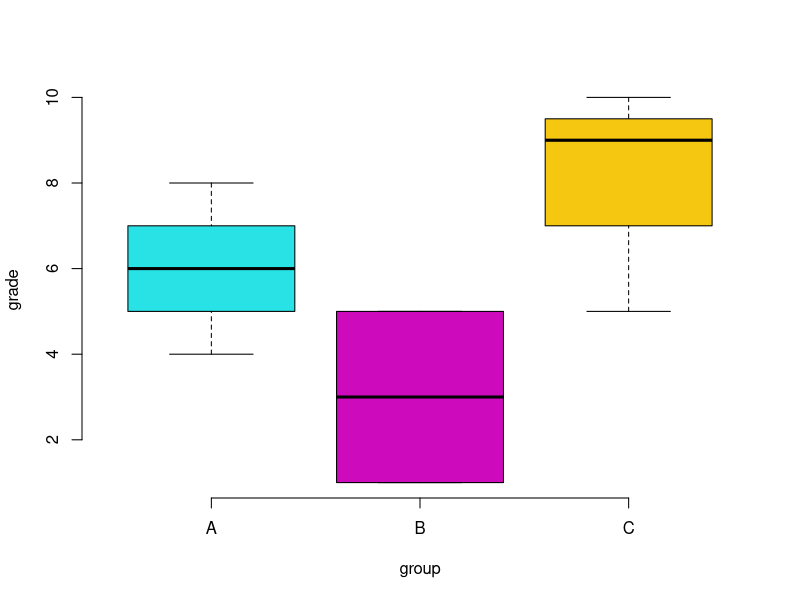
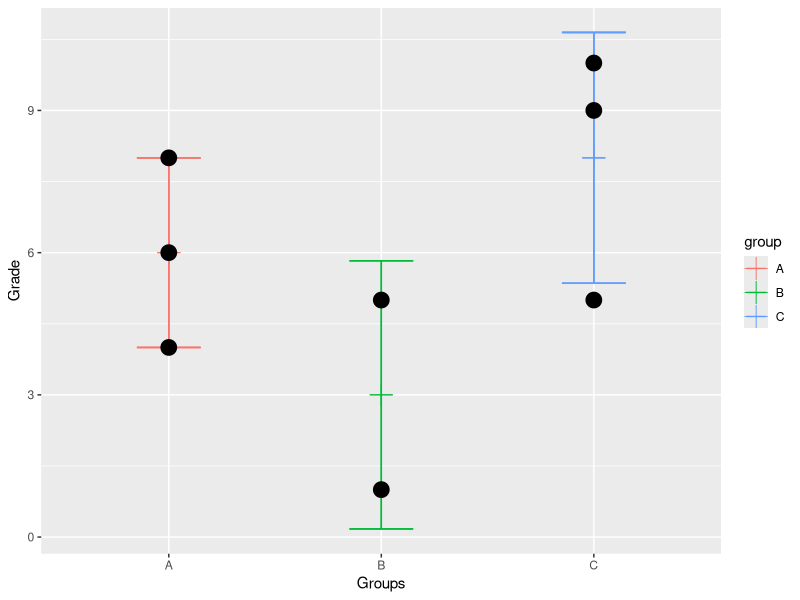
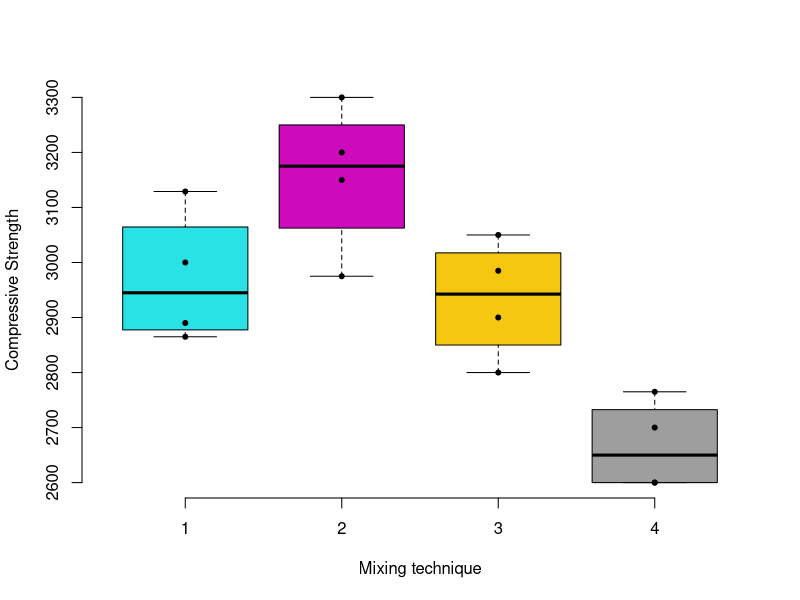
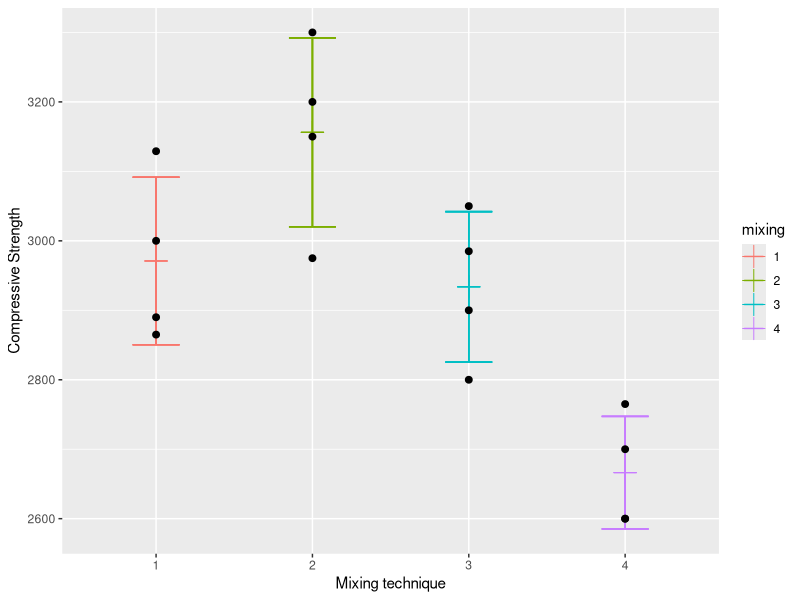

R code for these plots, in order: (Note: this script raises an error after producing the figures.)
## Set working directory or open Open-To-Compile.Rproj
setwd("~/Data/github/AGLM/Assignment1")

#####  Task 1  #####

a <- -498.683 / 140.988
b <- 4.885 * 6.677
c <- 9.112 / 6.900
d <- 1841257.15 / (1 - 0.5708)
e <- d - 1841257.15
f = (e / 2) / (181257.15 / (51-(2+1)) )
p = pf(f,2,48,lower.tail = FALSE)

1-pt(3,1000)

##### Task 2 #####

# ANOVA
# The one-way analysis of variance (ANOVA), also known as one-factor ANOVA, is an extension of independent two-samples t-test for comparing means in a situation where there are more than two groups.
# Test hypotheses:
# • Null hypothesis: the means of the different groups are the same
# • Alternative hypothesis: At least one sample mean is not equal to the others.
# Assumptions:
# • The observations are obtained independently and randomly from the population defined by the factor levels
# • The data of each factor level are normally distributed.
# • These normal populations have a common variance.
# Process:
# • Compute the common variance, which is called variance within samples (S2within) or residual variance.
# • Compute the variance between sample means as follow:
#   - Compute the mean of each group
#   - Compute the variance between sample means (S2between)
# • Produce F-statistic as the ratio of S2between/S2within.
# Statistic:
# The F-test is used for comparing the factors of the total deviation. In ANOVA, F-statistic is computed as the ratio of the variance between groups and variance within groups. The F-statistic is the compared to the F-distribution with (I-1) and (n-I) degrees of freedom.
# where I = total number of groups and n = total number of observations.
# Note that, a lower ratio (ratio < 1) indicates that there are no significant difference between the means of the samples being compared. However, a higher ratio implies that the variation among group means are significant.


library(dplyr)
library(ggplot2)

X <- data.frame("grade" = c(4,6,8,1,5,9,10,5), "group" = c("A","A","A","B","B","C","C","C"))
X2 <- data.frame("grade" = c(4,6,8,9,5,9,10,5), "group" = c("A","A","A","B","B","C","C","C"))
X3 <- data.frame("grade" = c(5,6,7,1.73,4.27,9.6,8,6.4), "group" = c("A","A","A","B","B","C","C","C"))
set.seed(352144)
X4 <- data.frame("grade" = c(rnorm(30,6,2),rnorm(20,3,2.83),rnorm(30,8,2.65)),"group" = c(rep(c("A","B","C"),c(30,20,30)))  )
str(X)
out = group_by(X, group) %>% summarise( count = n(), mean = mean(grade), var = var(grade), sd = sd(grade))
(Xsummary = data.frame(out))

boxplot(grade ~ group, data=X, col=5:7, frame = FALSE)
points(grade ~ group, data=X,pch=20)

Xplot <- X
Xplot$mean <- c(rep(out$mean[1],3),rep(out$mean[2],2),rep(out$mean[3],3))
Xplot$sd <- c(rep(out$sd[1],3),rep(out$sd[2],2),rep(out$sd[3],3))
ggplot(Xplot) +
  geom_errorbar(aes(x= group, ymin= mean-sd, ymax = mean+sd, width=0.3, color=group)) +
  geom_point(aes(x=group, y= mean, color=group),size=5,shape=3) +
  geom_point(aes(x = group, y = grade), size=5) +
  xlab("Groups") +
  ylab("Grade")

fit <- aov(grade ~ group, data = X)
summary(fit)
#As the p-value is more than the significance level 0.05, we cannot conclude that there are significant differences between the groups highlighted with in the model summary.

fit2 <- aov(grade ~ group, data = X2)
summary(fit2)

fit3 <- aov(grade ~ group, data = X3)
summary(fit3)

fit4 <- aov(grade ~ group, data = X4)
summary(fit4)

##### Task 3 #####

X <- data.frame("strength"=c(3129,3000,2865,2890,3200,3300,2975,3150,2800,2900,2985,3050,2600,2700,2600,2765),"mixing"=rep(c("1","2","3","4"),c(4,4,4,4)) )

boxplot(strength ~ mixing,data=X, xlab="Mixing technique", ylab="Compressive Strength", frame=FALSE, col=5:8)
points(strength ~ mixing, data=X,pch=20)

out = group_by(X, mixing) %>% summarise( count = n(), mean = mean(strength), var = var(strength), sd = sd(strength))
(Xsummary = data.frame(out))

Xplot <- X
Xplot$mean <- c(rep(out$mean[1],4),rep(out$mean[2],4),rep(out$mean[3],4),rep(out$mean[4],4))
Xplot$sd <- c(rep(out$sd[1],4),rep(out$sd[2],4),rep(out$sd[3],4),rep(out$sd[4],4))
ggplot(Xplot) +
  geom_errorbar(aes(x= mixing, ymin= mean-sd, ymax = mean+sd, width=0.3, color=mixing)) +
  geom_point(aes(x= mixing, y= mean, color=mixing),size=5,shape=3) +
  geom_point(aes(x = mixing, y = strength), size=2) +
  xlab("Mixing technique") +
  ylab("Compressive Strength")

fit <- aov(strength ~ mixing, data = X)
summary(fit)

## BELOW VALID ONLY IF THERE IS SIGNIFICANCE OF DIFFERENT GROUP MEANS!!
# Multiple pairwise-comparison between the means of groups
# In one-way ANOVA test, a significant p-value indicates that some of the group means are different, but we don’t know which pairs of groups are different.
# It’s possible to perform multiple pairwise-comparison, to determine if the mean difference between specific pairs of group are statistically significant.


library(multcomp)
summary(glht(fit, linfct = mcp(mixing = "Tukey")))

plot(fit)

##### Task 4 #####

munich <- read.csv("munich.csv", header=TRUE, fill=FALSE, sep = ",")
munich$location <- factor(munich$location)
str(munich)
summary(munich)

fit1 <- lm(rent ~ ., data=munich)
summary(fit2)

fit2 <- lm(rent ~ . + location:area, data=munich)
summary(fit2)

par(mfrow=c(2,2))
plot(fit2)
par(mfrow=c(1,1))

fit3 <- lm(rent ~ area, data=munich)
summary(fit3)

plot(rent ~ area, data=munich, pch=20)
abline(fit3,col=2)
